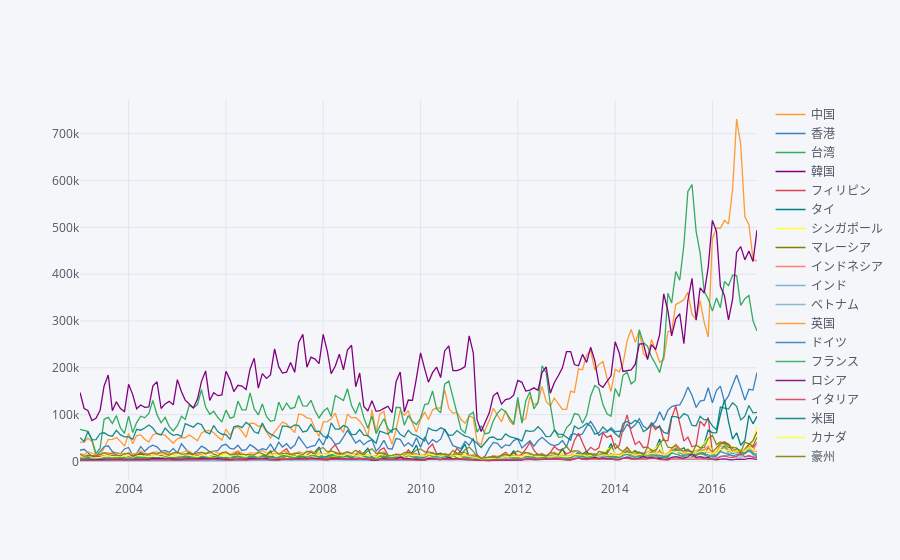

This figure's notebook cell:
### Code cell
df.iloc[:,1:].iplot()  # 全系列をプロット(除総数)

### Figure 1 — Plotly figure (JSON) as saved in the notebook; plotly's stock layout.template omitted (floating-point values rounded to 4 significant figures; data arrays with more than 128 entries replaced by an {"elided": "..."} marker saying what was removed)
{"data": [{"line": {"color": "rgba(255, 153, 51, 1.0)", "dash": "solid", "width": 1.3}, "mode": "lines", "name": "中国", "text": "", "type": "scatter", "x": {"elided": "168 str values"}, "y": {"elided": "168 int values"}}, {"line": {"color": "rgba(55, 128, 191, 1.0)", "dash": "solid", "width": 1.3}, "mode": "lines", "name": "香港", "text": "", "type": "scatter", "x": {"elided": "168 str values"}, "y": {"elided": "168 int values"}}, {"line": {"color": "rgba(50, 171, 96, 1.0)", "dash": "solid", "width": 1.3}, "mode": "lines", "name": "台湾", "text": "", "type": "scatter", "x": {"elided": "168 str values"}, "y": {"elided": "168 int values"}}, {"line": {"color": "rgba(128, 0, 128, 1.0)", "dash": "solid", "width": 1.3}, "mode": "lines", "name": "韓国", "text": "", "type": "scatter", "x": {"elided": "168 str values"}, "y": {"elided": "168 int values"}}, {"line": {"color": "rgba(219, 64, 82, 1.0)", "dash": "solid", "width": 1.3}, "mode": "lines", "name": "フィリピン", "text": "", "type": "scatter", "x": {"elided": "168 str values"}, "y": {"elided": "168 int values"}}, {"line": {"color": "rgba(0, 128, 128, 1.0)", "dash": "solid", "width": 1.3}, "mode": "lines", "name": "タイ", "text": "", "type": "scatter", "x": {"elided": "168 str values"}, "y": {"elided": "168 int values"}}, {"line": {"color": "rgba(255, 255, 51, 1.0)", "dash": "solid", "width": 1.3}, "mode": "lines", "name": "シンガポール", "text": "", "type": "scatter", "x": {"elided": "168 str values"}, "y": {"elided": "168 int values"}}, {"line": {"color": "rgba(128, 128, 0, 1.0)", "dash": "solid", "width": 1.3}, "mode": "lines", "name": "マレーシア", "text": "", "type": "scatter", "x": {"elided": "168 str values"}, "y": {"elided": "168 int values"}}, {"line": {"color": "rgba(251, 128, 114, 1.0)", "dash": "solid", "width": 1.3}, "mode": "lines", "name": "インドネシア", "text": "", "type": "scatter", "x": {"elided": "168 str values"}, "y": {"elided": "168 int values"}}, {"line": {"color": "rgba(128, 177, 211, 1.0)", "dash": "solid", "width": 1.3}, "mode": "lines", "name": "インド", "text": "", "type": "scatter", "x": {"elided": "168 str values"}, "y": {"elided": "168 int values"}}, {"line": {"color": "rgba(128, 177, 211, 0.89999999999999991)", "dash": "solid", "width": 1.3}, "mode": "lines", "name": "ベトナム", "text": "", "type": "scatter", "x": {"elided": "168 str values"}, "y": {"elided": "168 int values"}}, {"line": {"color": "rgba(255, 153, 51, 0.89999999999999991)", "dash": "solid", "width": 1.3}, "mode": "lines", "name": "英国", "text": "", "type": "scatter", "x": {"elided": "168 str values"}, "y": {"elided": "168 int values"}}, {"line": {"color": "rgba(55, 128, 191, 0.89999999999999991)", "dash": "solid", "width": 1.3}, "mode": "lines", "name": "ドイツ", "text": "", "type": "scatter", "x": {"elided": "168 str values"}, "y": {"elided": "168 int values"}}, {"line": {"color": "rgba(50, 171, 96, 0.89999999999999991)", "dash": "solid", "width": 1.3}, "mode": "lines", "name": "フランス", "text": "", "type": "scatter", "x": {"elided": "168 str values"}, "y": {"elided": "168 int values"}}, {"line": {"color": "rgba(128, 0, 128, 0.89999999999999991)", "dash": "solid", "width": 1.3}, "mode": "lines", "name": "ロシア", "text": "", "type": "scatter", "x": {"elided": "168 str values"}, "y": {"elided": "168 int values"}}, {"line": {"color": "rgba(219, 64, 82, 0.89999999999999991)", "dash": "solid", "width": 1.3}, "mode": "lines", "name": "イタリア", "text": "", "type": "scatter", "x": {"elided": "168 str values"}, "y": {"elided": "168 int values"}}, {"line": {"color": "rgba(0, 128, 128, 0.89999999999999991)", "dash": "solid", "width": 1.3}, "mode": "lines", "name": "米国", "text": "", "type": "scatter", "x": {"elided": "168 str values"}, "y": {"elided": "168 int values"}}, {"line": {"color": "rgba(255, 255, 51, 0.89999999999999991)", "dash": "solid", "width": 1.3}, "mode": "lines", "name": "カナダ", "text": "", "type": "scatter", "x": {"elided": "168 str values"}, "y": {"elided": "168 int values"}}, {"line": {"color": "rgba(128, 128, 0, 0.89999999999999991)", "dash": "solid", "width": 1.3}, "mode": "lines", "name": "豪州", "text": "", "type": "scatter", "x": {"elided": "168 str values"}, "y": {"elided": "168 int values"}}], "layout": {"legend": {"bgcolor": "#F5F6F9", "font": {"color": "#4D5663"}}, "paper_bgcolor": "#F5F6F9", "plot_bgcolor": "#F5F6F9", "titlefont": {"color": "#4D5663"}, "xaxis1": {"gridcolor": "#E1E5ED", "showgrid": true, "tickfont": {"color": "#4D5663"}, "title": "", "titlefont": {"color": "#4D5663"}, "zerolinecolor": "#E1E5ED"}, "yaxis1": {"gridcolor": "#E1E5ED", "showgrid": true, "tickfont": {"color": "#4D5663"}, "title": "", "titlefont": {"color": "#4D5663"}, "zerolinecolor": "#E1E5ED"}}}
